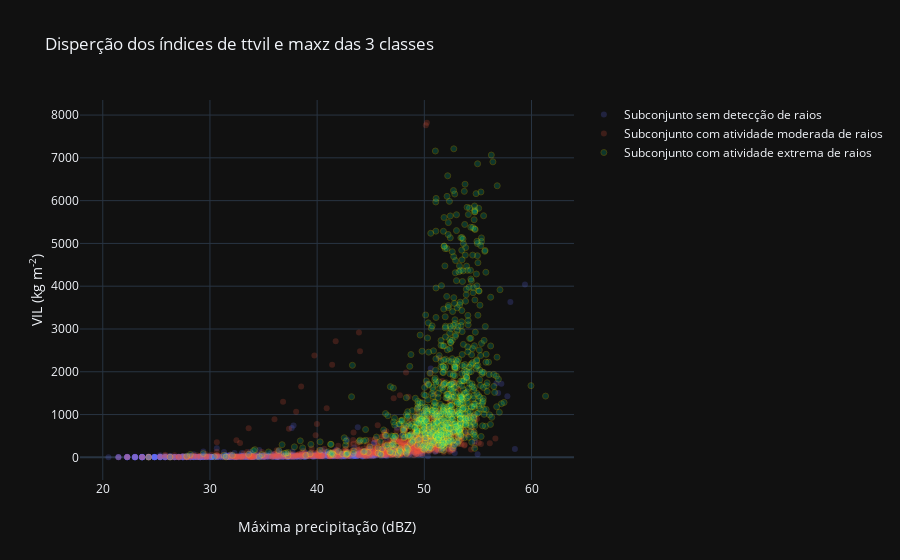

Source (notebook cell):
### Code cell
columns = [
    'ttyyyxx3', 'label', 'riverfrac', 'convfrac', 'strafrac', 
    'maxz', 'ttvil', 'maxprec',
]

samples = 1
samples *=  100
samples = int((min(values)*samples)/100)

df1 = class1.sample(samples)
df2 = class2.sample(samples)
df3 = class3.sample(samples)

df1['label'] = 0
df2['label'] = 1
df3['label'] = 2

df_ = pd.concat([df1, df2, df3], sort=False).sample(samples*3)


fig = go.Figure()

a = df_[df_['label'] == 0][['ttvil']]
b = df_[df_['label'] == 1][['ttvil']]
c = df_[df_['label'] == 2][['ttvil']]

aa = df_[df_['label'] == 0][['maxz']]
bb = df_[df_['label'] == 1][['maxz']]
cc = df_[df_['label'] == 2][['maxz']]

fig.add_trace(
    go.Scatter(x=aa.values.ravel(), y=a.values.ravel(),
              mode='markers', name='Subconjunto sem detecção de raios', marker=dict(opacity=.2))
)
fig.add_trace(
    go.Scatter(x=bb.values.ravel(), y=b.values.ravel(),
              mode='markers', name='Subconjunto com atividade moderada de raios', marker=dict(opacity=.2))
)
fig.add_trace(
    go.Scatter(x=cc.values.ravel(), y=c.values.ravel(),
              mode='markers', name='Subconjunto com atividade extrema de raios', 
               marker=dict(opacity=.2, line=dict(color='yellow', width=1)))
)
fig.update_xaxes(title_text='Máxima precipitação (dBZ)')
fig.update_yaxes(title_text='VIL (kg m<sup>-2</sup>)')
fig.update_layout(
    template='plotly_dark',
    title='Disperção dos índices de ttvil e maxz das 3 classes'
)

# offline.plot(fig, image_filename='scatter-of-indexes-ttvilXmaxz-fam', image='png', image_width=1000, image_height=600)

offline.iplot(fig)

### Figure 1 — Plotly figure (JSON) as saved in the notebook; plotly's stock layout.template omitted (floating-point values rounded to 4 significant figures; data arrays with more than 128 entries replaced by an {"elided": "..."} marker saying what was removed)
{"data": [{"marker": {"opacity": 0.2}, "mode": "markers", "name": "Subconjunto sem detecção de raios", "type": "scatter", "x": {"elided": "884 float values"}, "y": {"elided": "884 float values"}}, {"marker": {"opacity": 0.2}, "mode": "markers", "name": "Subconjunto com atividade moderada de raios", "type": "scatter", "x": {"elided": "884 float values"}, "y": {"elided": "884 float values"}}, {"marker": {"line": {"color": "yellow", "width": 1}, "opacity": 0.2}, "mode": "markers", "name": "Subconjunto com atividade extrema de raios", "type": "scatter", "x": {"elided": "884 float values"}, "y": {"elided": "884 float values"}}], "layout": {"title": {"text": "Disperção dos índices de ttvil e maxz das 3 classes"}, "xaxis": {"title": {"text": "Máxima precipitação (dBZ)"}}, "yaxis": {"title": {"text": "VIL (kg m<sup>-2</sup>)"}}}}
